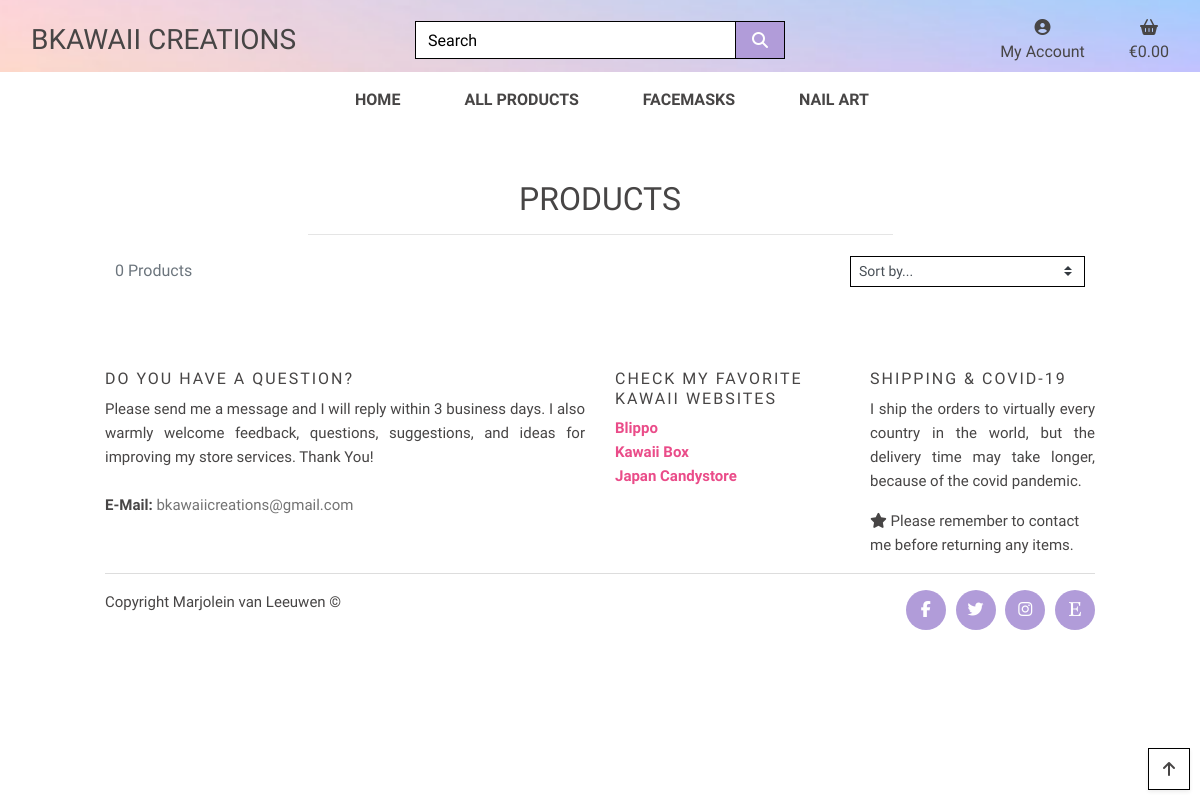
The page /products/?category=kawaii_facemask on the database as committed earlier.
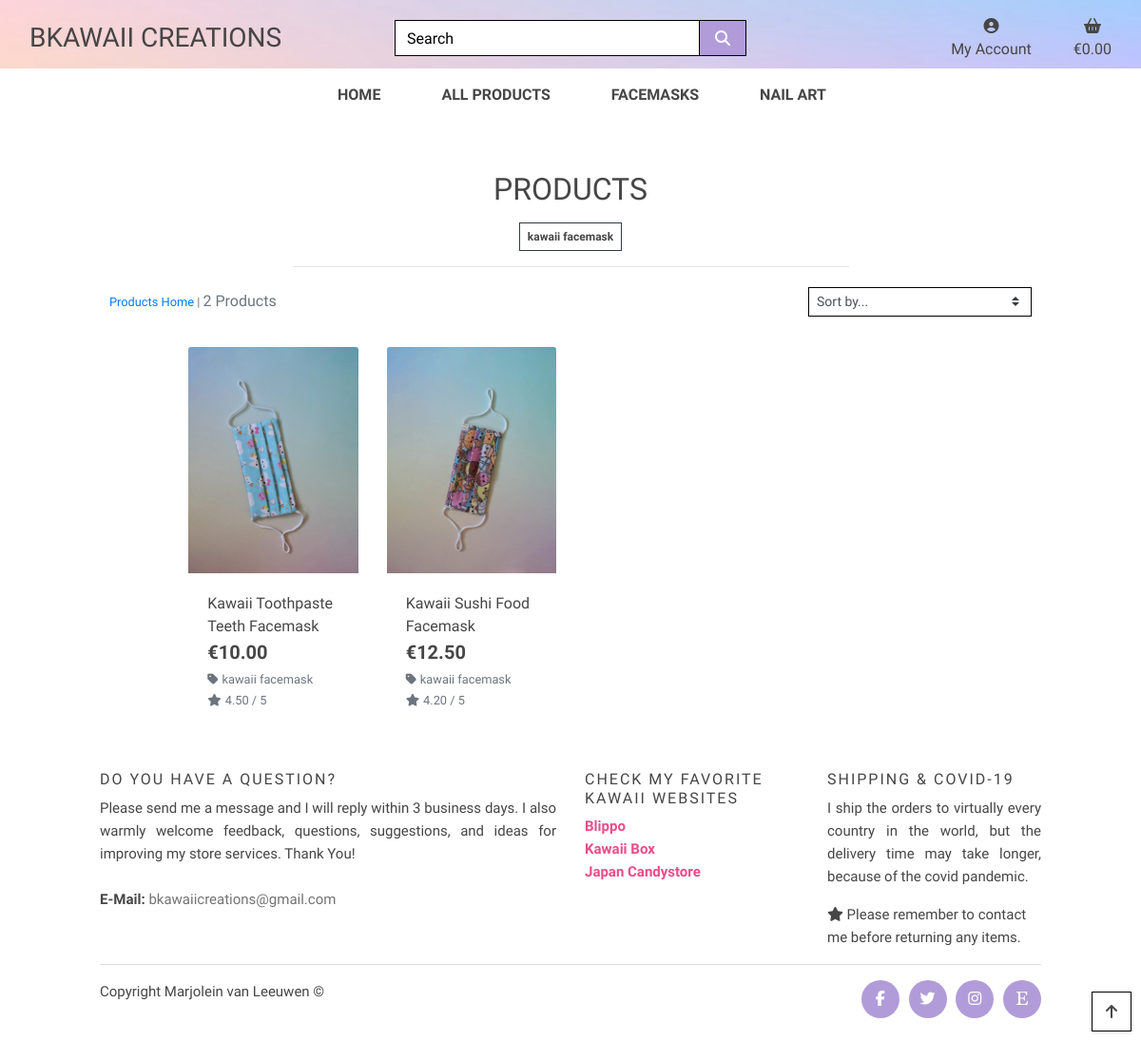
The same page on the database as committed later.
### products/models.py (models this page shows, shortened)
class Category(models.Model):
    class Meta:
        verbose_name_plural = 'Categories'
    name = models.CharField(max_length=200)
    friendly_name = models.CharField(max_length=200, null=True, blank=True)

class Product(models.Model):
    category = models.ForeignKey('Category', null=True, blank=True, on_delete=models.SET_NULL)
    sku = models.CharField(max_length=200, null=True, blank=True)
    name = models.CharField(max_length=200)
    description = models.TextField()
    price = models.DecimalField(max_digits=6, decimal_places=2)
    rating = models.DecimalField(max_digits=6, decimal_places=2, null=True, blank=True)
    image_url = models.URLField(max_length=1024, null=True, blank=True)
    image = models.ImageField(null=True, blank=True)

### products/views.py (the view, shortened to what this page needs)
# urls.py: path('', views.all_products, name='products'),
def all_products(request):
    products = Product.objects.all()
    query = None
    categories = None
    sort = None
    direction = None
    if request.GET:
        if 'category' in request.GET:
            categories = request.GET['category'].split(',')
            products = products.filter(category__name__in=categories)
            categories = Category.objects.filter(name__in=categories)
    current_sorting = f'{sort}_{direction}'
    context = {
        'products': products,
        'search_term': query,
        'current_categories': categories,
        'current_sorting': current_sorting,
    }
    return render(request, 'products/products.html', context)

### bag/contexts.py (called while the page is built, shortened)
def bag_contents(request):
    bag_items = []
    total = 0
    product_count = 0
    bag = request.session.get('bag', {})
    if total < settings.FREE_DELIVERY_THRESHOLD:
        delivery = total * Decimal(settings.STANDARD_DELIVERY_PERCENTAGE / 100)
        free_delivery_delta = settings.FREE_DELIVERY_THRESHOLD - total
    else:
        delivery = 0
        free_delivery_delta = 0
    grand_total = delivery + total
    context = {
        'bag_items': bag_items,
        'total': total,
        'product_count': product_count,
        'delivery': delivery,
        'free_delivery_delta': free_delivery_delta,
        'free_delivery_threshold': settings.FREE_DELIVERY_THRESHOLD,
        'grand_total': grand_total,
    }
    return context

### products/templates/products/products.html (shortened to what this page needs)
{% extends "base.html" %}
{% load static %}
{% block page_header %}
    <div class="container header-container">
    </div>
{% endblock %}
{% block content %}
    <div class="overlay"></div>
    <div class="container-fluid">
        <div class="row">
            <div class="col text-center mt-3">
                <h2 class="logo-font">Products</h2>
                 {% for c in current_categories %}
                    <a class="category-badge text-decoration-none" href="{% url 'products' %}?category={{ c.name }}">
                        <span class="p-2 mt-2 badge badge-white text-black rounded-0 border border-dark">{{ c.friendly_name }}</span>
                    </a>
                {% endfor %}
                <hr class="w-50 mb-1">
            </div>
        </div>
                <div class="row">
            <div class="product-container col-10 offset-1">
                <div class="row mt-1 mb-2">
                    <div class="col-12 col-md-6 my-auto order-md-last d-flex justify-content-center justify-content-md-end">
                        <div class="sort-select-wrapper w-50">
                            <select id="sort-selector" class="custom-select custom-select-sm rounded-0 border border-{% if current_sorting != 'None_None' %}info{% else %}black{% endif %}">
                                <option value="reset" {% if current_sorting == 'None_None' %}selected{% endif %}>Sort by...</option>
                            </select>
                        </div>
                    </div>
                    <div class="col-12 col-md-6 order-md-first">
                        <p class="text-muted mt-3 text-center text-md-left">
                            {% if search_term or current_categories or current_sorting != 'None_None' %}
                                <span class="small"><a href="{% url 'products' %}">Products Home</a> | </span>
                            {% endif %}
                            {{ products|length }} Products{% if search_term %} found for <strong>"{{ search_term }}"</strong>{% endif %}
                        </p>
                    </div>
                </div>
        <div class="row">
            <div class="product-container col-10 offset-1">
                <div class="row">
                    {% for product in products %}
                        <div class="col-sm-6 col-md-6 col-lg-4 col-xl-3">
                            <div class="card h-100 border-0">
                                {% if product.image %}
                                <a href="{% url 'product_detail' product.id %}">
                                    <img class="card-img-top img-fluid" src="{{ product.image.url }}" alt="{{ product.name }}">
                                </a>
                                {% else %}
                                <a href="{% url 'product_detail' product.id %}">
                                    <img class="card-img-top img-fluid" src="{{ MEDIA_URL }}noimage.png" alt="{{ product.name }}">
                                </a>
                                {% endif %}
                                <div class="card-body pb-0">
                                    <p class="mb-0">{{ product.name }}</p>
                                </div>
                                <div class="card-footer bg-white pt-0 border-0 text-left">
                                    <div class="row">
                                        <div class="col">
                                            <p class="lead mb-0 text-left font-weight-bold">€{{ product.price }}</p>
                                            {% if product.category %}
                                            <p class="small mt-1 mb-0">
                                                <a class="text-muted" href="{% url 'products' %}?category={{ product.category.name }}">
                                                    <i class="fas fa-tag mr-1"></i>{{ product.category.friendly_name }}
                                                </a>
                                            </p>
                                            {% endif %}
                                            {% if product.rating %}
                                                <small class="text-muted"><i class="fas fa-star mr-1"></i>{{ product.rating }} / 5</small>
                                            {% else %}
                                                <small class="text-muted">No Rating</small>
                                            {% endif %}
                                        </div>
                                    </div>
                                </div>
                            </div>
                        </div>
                    {% endfor %}
 </div>
            </div>
        </div>
    </div>
    <footer class="site-footer">
      <div class="container">
        <div class="row">
          <div class="col-sm-12 col-md-6">
            <h6>Do you have a question? </h6>
            <p class="text-justify"> Please send me a message and I will reply within 3 business days. I also warmly welcome feedback, questions, suggestions, and ideas for improving my store services. Thank You! <br>
                    </p>
                    <div class="feature indent first">
            <p class="no-margin" style="padding-bottom: 0px; padding-top: 8px;">
                <b>E-Mail:</b> <a href="mailto:bkawaiicreations@gmail.com"> bkawaiicreations@gmail.com</a></p>
		</div>
          </div>
          <div class="col-xs-6 col-md-3">
            <h6>Check My Favorite Kawaii websites</h6>
            <ul class="footer-links">
              <li><a href="https://www.blippo.com/" target="_blank">Blippo</a></li>
              <li><a href="https://www.kawaiibox.com/" target="_blank">Kawaii Box</a></li>
              <li><a href="https://www.japancandystore.com/" target="_blank">Japan Candystore</a></li>
            </ul>
          </div>
          <div class="col-xs-6 col-md-3">
            <h6>Shipping & COVID-19</h6>
            <p class="text-justify"> I ship the orders to virtually every country in the world, but the delivery time may take longer, because of the covid pandemic.
                </p>
                <span><i class="fas fa-star"></i> Please remember to contact me before returning any items.
                    </span>
          </div>
        </div>
        <hr>
      </div>
      <div class="container">
        <div class="row">
          <div class="col-md-8 col-sm-6 col-xs-12">
            <p class="copyright-text">Copyright Marjolein van Leeuwen &copy;
            </p>
          </div>
          <div class="col-md-4 col-sm-6 col-xs-12">
            <ul class="social-icons">
              <li><a class="facebook" href="https://nl-nl.facebook.com/" target="_blank"><i class="fa fa-facebook"></i></a></li>
              <li><a class="twitter" href="https://twitter.com/?lang=nl" target="_blank"><i class="fa fa-twitter"></i></a></li>
              <li><a class="instagram" href="https://www.instagram.com/bkawaiicreations/" target="_blank"><i class="fab fa-instagram"></i></a></li>
              <li><a class="etsy" href="https://www.etsy.com" target="_blank"><i class="fab fa-etsy"></i></a></li>
            </ul>
          </div>
        </div>
      </div>
</footer>
    <div class="btt-button shadow-sm rounded-0 border border-black">
        <a class="btt-link d-flex h-100">
            <i class="fas fa-arrow-up text-black mx-auto my-auto"></i>
        </a>
    </div>
{% endblock %}

### templates/base.html (shortened to what this page needs)
{% load static %}
<!doctype html>
<html lang="en">
  <head>
    {% block corecss %}
        <link rel="stylesheet" href="https://stackpath.bootstrapcdn.com/bootstrap/4.5.2/css/bootstrap.min.css">
        <link rel="stylesheet" href="{% static 'css/base.css' %}">
        {% endblock %}
  </head>
  <body>
<header class="container-fluid fixed-top">
<div id="topnav" class="row pt-lg-2 d-none d-lg-flex">
<div class="col-12 col-lg-4 my-auto py-1 py-lg-0 text-center text-lg-left">
<a href="{% url 'home' %}" class="nav-link main-logo-link">
                    <h3 class="logo-font text-black my-0">BKawaii Creations</h3>
                </a>
            </div>
            <div class="col-12 col-lg-4 my-auto py-1 py-lg-0">
                <form method="GET" action="{% url 'products' %}">
                    <div class="input-group w-100">
                        <input class="form-control border border-black rounded-0" type="text" name="q" placeholder="Search">
                        <div class="input-group-append">
                            <button class="form-control btn btn-black border border-black rounded-0" type="submit">
                                <span class="icon">
                                    <i class="fas fa-search"></i>
                                </span>
                            </button>
                        </div>
                    </div>
                </form>
            </div>
            <div class="col-12 col-lg-4 my-auto py-1 py-lg-0">
                <ul class="list-inline list-unstyled text-center text-lg-right my-0">
                    <li class="list-inline-item dropdown">
                        <a class="text-black nav-link" href="#" id="user-options" data-toggle="dropdown" aria-haspopup="true" aria-expanded="false">
                            <div class="text-center">
                                <div><i class="fas fa-user-circle"></i></div>
                                <p class="my-0">My Account</p>
                            </div>
                        </a>
                    </li>
                    <li class="list-inline-item">
                        <a class="{% if grand_total %}text-info font-weight-bold{% else %}text-black{% endif %} nav-link" href="{% url 'view_bag' %}">
                            <div class="text-center">
                                <div><i class="fas fa-shopping-basket"></i></div>
                                <p class="my-0">
                                    {% if grand_total %}
                                        €{{ grand_total|floatformat:2 }}
                                    {% else %}
                                        €0.00
                                    {% endif %}
                                </p>
                            </div>
                        </a>
                    </li>
                </ul>
            </div>
        </div>
   <div class="row bg-white">
            <nav class="navbar navbar-expand-lg navbar-light w-100">
                {% include 'includes/main-nav.html' %}
            </nav>
        </div>
    </header>
    {% block page_header %}
    {% endblock %}
    {% block content %}
    {% endblock %}
  </body>
</html>

### templates/includes/main-nav.html (shortened to what this page needs)
<div class="collapse navbar-collapse" id="main-nav">
    <ul class="navbar-nav w-auto mx-auto">
        <li class="nav-item dropdown">
            <a class="logo-font font-weight-bold nav-link text-black mr-5" href="{% url 'home' %}">Home</a>
                </li>
        <li class="nav-item dropdown">
            <a class="logo-font font-weight-bold nav-link text-black mr-5" href="#" id="all-products-link" data-toggle="dropdown" aria-haspopup="true" aria-expanded="false">
                All Products
            </a>
        </li>
        <li class="nav-item dropdown">
            <a class="logo-font font-weight-bold nav-link text-black mr-5" href="#" id="facemasks-link" data-toggle="dropdown" aria-haspopup="true" aria-expanded="false">
                Facemasks
            </a>
        </li>
        <li class="nav-item dropdown">
            <a class="logo-font font-weight-bold nav-link text-black" href="#" id="Nailart-link" data-toggle="dropdown" aria-haspopup="true" aria-expanded="false">
                Nail Art
            </a>
        </li>
    </ul>
</div>

### static/css/base.css (style rules this page uses)
html { height: 100%; }
body { background: white; background-size: cover; height: calc(100vh - 200px); color:#474545; font-family: 'Quicksand', sans-serif; }
#topnav { background: url('/media/navbar.png'); background-size: cover; }
.icon { align-items: center; display: inline-flex; justify-content: center; height: 1.5rem; width: 1.5rem; }
.logo-font { text-transform: uppercase; }
.main-logo-link { width: fit-content; }
.btn-black { background: #b19cd9; color: white; }
.btt-link, .update-link, .remove-item { cursor: pointer; }
.text-black { color:#474545 !important; }
.border-black { border: 1px solid black !important; }
.overlay { height: 100%; width: 100%; top: 0; left: 0; position: fixed; background: white; z-index: -1; }
.btt-button { height: 42px; width: 42px; position: fixed; bottom: 10px; right: 10px; }
input[name='q']::placeholder { color: black; }
@media (min-width: 1200px) { .container { max-width: 85%; } }
@media (min-width: 992px) { .header-container { padding-top: 164px; } }
.site-footer { background-color:white; padding:45px 0 20px; font-size:15px; line-height:24px; color:#474545; }
.site-footer hr { border-top-color:#bbb; opacity:0.5 }
.site-footer h6 { color:#474545; font-size:16px; text-transform:uppercase; margin-top:5px; letter-spacing:2px }
.site-footer a { color:#737373; }
.footer-links { padding-left:0; list-style:none }
.footer-links li { display:block }
.footer-links a { color:#ea4c89; font-weight: bold; }
.site-footer .social-icons { text-align:right }
.site-footer .social-icons a { width:40px; height:40px; line-height:40px; margin-left:6px; margin-right:0; border-radius:100%; background-color:#b19cd9 }
.copyright-text { margin:0 }
.social-icons { padding-left:0; margin-bottom:0; list-style:none }
.social-icons li { display:inline-block; margin-bottom:4px }
.social-icons a { background-color:#eceeef; color:white; font-size:16px; display:inline-block; line-height:44px; width:44px; height:44px; text-align:center; margin-right:8px; border-radius:100%; -webkit-transition:all .2s linear; -o-transition:all .2s linear; transition:all .2s linear }
.row::after { content: ""; clear: both; display: table; }

Rows that differ between the two databases and show on the page:
added Category: friendly_name "kawaii facemask"
now on this page (row edited): Product: image (picture), name "Kawaii Toothpaste Teeth Facemask", price "10.00", category.friendly_name "kawaii facemask", rating "4.50"
now on this page (row edited): Product: image (picture), name "Kawaii Sushi Food Facemask", price "12.50", category.friendly_name "kawaii facemask", rating "4.20"
Other text that changed with them:
{{ products|length }}: "0" → "2"
text now shown: "Products Home |"
